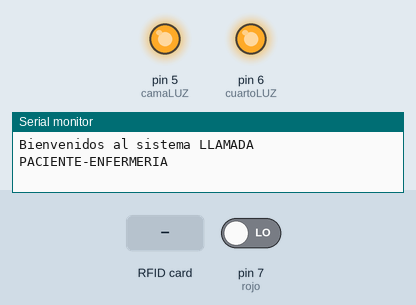
Recording of a sketch running on a simulated Arduino Mega 2560, built with avr-gcc and run on an emulated ATmega2560. Parts: output pins drawn as LEDs (lit = HIGH), the last lines printed to the serial monitor. Inputs (shaded band) come from the test bench; at power-on: pin 7 (rojo) LOW. WiFi joins after 1.5 s; servers stay silent unless stated; pins used as bus, display or sensor lines are not drawn.

Above: at 6.2 s.
6.3 s: pin 7 (rojo) driven HIGH
At 7.0 s:
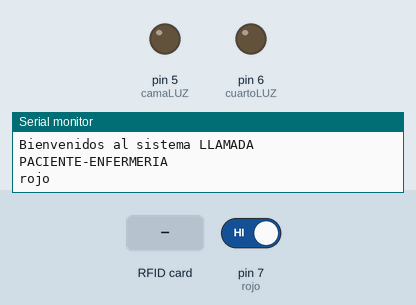
8.7 s: RFID card 5E 7A 19 C4 held to the reader
At 9.29 s:
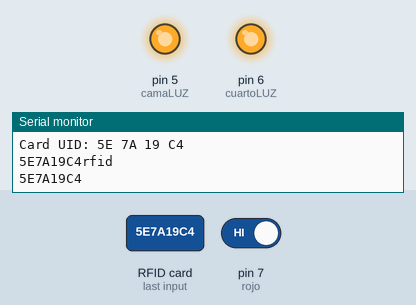
Timing chart, 0 to 11.7 s (numbered marks = the images above; inputs shaded):
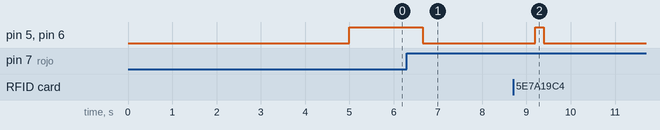

The sketch:

Alarma_1.0.ino
```cpp
//LIBRERIAS

#include <SPI.h>
#include <Ethernet.h>
#include <MFRC522.h>
#define RST_PIN	49   //Pin 9 para el reset del RC522
#define SS_PIN	53   //Pin 10 para el SS (SDA) del RC522
//CONSTRUCTORES

MFRC522 mfrc522(SS_PIN, RST_PIN); //Creamos el objeto para el RC522

//DEFINICION DE PINES
int rojo=7;
int cuartoLUZ=6;
int camaLUZ=5;

//DEFINICION DE VARIABLES
byte RFID[15];
char RFIDpalabra[32]="";
bool flag=false;

byte mac[] = { 0xDE, 0xAD, 0xBE, 0xEF, 0xFE, 0xED }; // de:ad:be:ef:fe:ed

IPAddress ip(192,168,1,101); //IP address for your arduino.
IPAddress dnServer(192, 168, 1, 1);
// the router's gateway address:
IPAddress gateway(192, 168, 1, 1);
// the subnet:
IPAddress subnet(255, 255, 255, 0);

char server[] = "192.168.1.15"; //IP address of your computer.
String arduinoNumber="1";
String RFIDenviar;

EthernetClient client;

//SUBFUNCIONES

void array_to_string(byte array[], unsigned int len, char buffer[])
{
    for (unsigned int i = 0; i < len; i++)
    {
        byte nib1 = (array[i] >> 4) & 0x0F;
        byte nib2 = (array[i] >> 0) & 0x0F;
        buffer[i*2+0] = nib1  < 0xA ? '0' + nib1  : 'A' + nib1  - 0xA;
        buffer[i*2+1] = nib2  < 0xA ? '0' + nib2  : 'A' + nib2  - 0xA;
    }
    buffer[len*2] = '\0';
}

void luces(bool encender){
if (encender==true){
    digitalWrite(cuartoLUZ,LOW);
    digitalWrite(camaLUZ,LOW);
}else{
    digitalWrite(cuartoLUZ,HIGH);
    digitalWrite(camaLUZ,HIGH);
}
}

void datoROJO(){
      luces(true);
      if (client.connect(server, 80))
      {
      Serial.println("rojo");
      client.print("GET /api/emergency/request/"); //GET request to write data to the database.
      client.print(arduinoNumber);
      client.println(" HTTP/1.1");
      client.println("Host: 192.168.1.15");
      client.println("Connection: close");
      client.println();
      client.println();
      client.stop();
      }
      else
      {
        Serial.println("Connection failed rojo");
      }
}

void datoRFID(){
      if (client.connect(server, 80))
      {
      Serial.println("rfid");
      client.print("GET /api/emergency/success/"); //GET request to write data to the database.
      client.print(arduinoNumber);
      client.print("/");
      client.print(RFIDenviar);
      Serial.println(RFIDenviar);
      client.println(" HTTP/1.1");
      client.println("Host: 192.168.1.15");
      client.println("Connection: close");
      client.println();
      client.println();
      client.stop();
      flag=false;
      luces(false);
      }
      else
      {
        Serial.println("Connection failed RFID");
        flag=true;
        luces(true);
      }
}

void leerRFID(bool flag){
    	// Revisamos si hay nuevas tarjetas  presentes
    if (flag==true){
	if ( mfrc522.PICC_IsNewCardPresent())
        {
  		//Seleccionamos una tarjeta
            if ( mfrc522.PICC_ReadCardSerial())
            {
                  // Enviamos serialemente su UID
                  Serial.print("Card UID:");
                  for (byte i = 0; i < mfrc522.uid.size; i++) {
                          Serial.print(mfrc522.uid.uidByte[i] < 0x10 ? " 0" : " ");
                          Serial.print(mfrc522.uid.uidByte[i], HEX);
                          RFID[i]=mfrc522.uid.uidByte[i];
                  }
                  Serial.println();
                  // Terminamos la lectura de la tarjeta  actual
                  mfrc522.PICC_HaltA();
            }
            array_to_string(RFID,15,RFIDpalabra);
            String conversor(RFIDpalabra);
            RFIDenviar=conversor.substring(0,8);
            Serial.print(RFIDenviar);
            datoRFID();
	}
    }
}

//FUNCION DE CONFIGURACION
void setup(){
    pinMode(rojo,INPUT);
    pinMode(camaLUZ,OUTPUT);
    pinMode(cuartoLUZ,OUTPUT);
    Serial.begin(9600);
    Ethernet.begin(mac, ip, dnServer, gateway, subnet);
    delay(5000); //Wait for ethernet to connect.
    digitalWrite(camaLUZ,HIGH);
    digitalWrite(cuartoLUZ,HIGH);
    SPI.begin();        //Iniciamos el Bus SPI
	mfrc522.PCD_Init(); // Iniciamos  el MFRC522
    /*
    luces(true);
    delay(2000);
    luces(false);
    */
    Serial.println("Bienvenidos al sistema LLAMADA PACIENTE-ENFERMERIA");
}

//FUNCION PRINCIPAL
void loop (){
    bool boton;
    boton=digitalRead(rojo);
    delay(200);
    if(boton==true){
       datoROJO();
       flag=true;
    }
    leerRFID(flag);
   // Serial.println(flag);
}
```

Measured:
- after the input at 6.3 s, pin 5 (camaLUZ), pin 6 (cuartoLUZ): HIGH → LOW after 0.35 s
- after the input at 8.7 s, pin 5 (camaLUZ), pin 6 (cuartoLUZ): LOW → HIGH after 0.49 s, → LOW 0.20 s later
